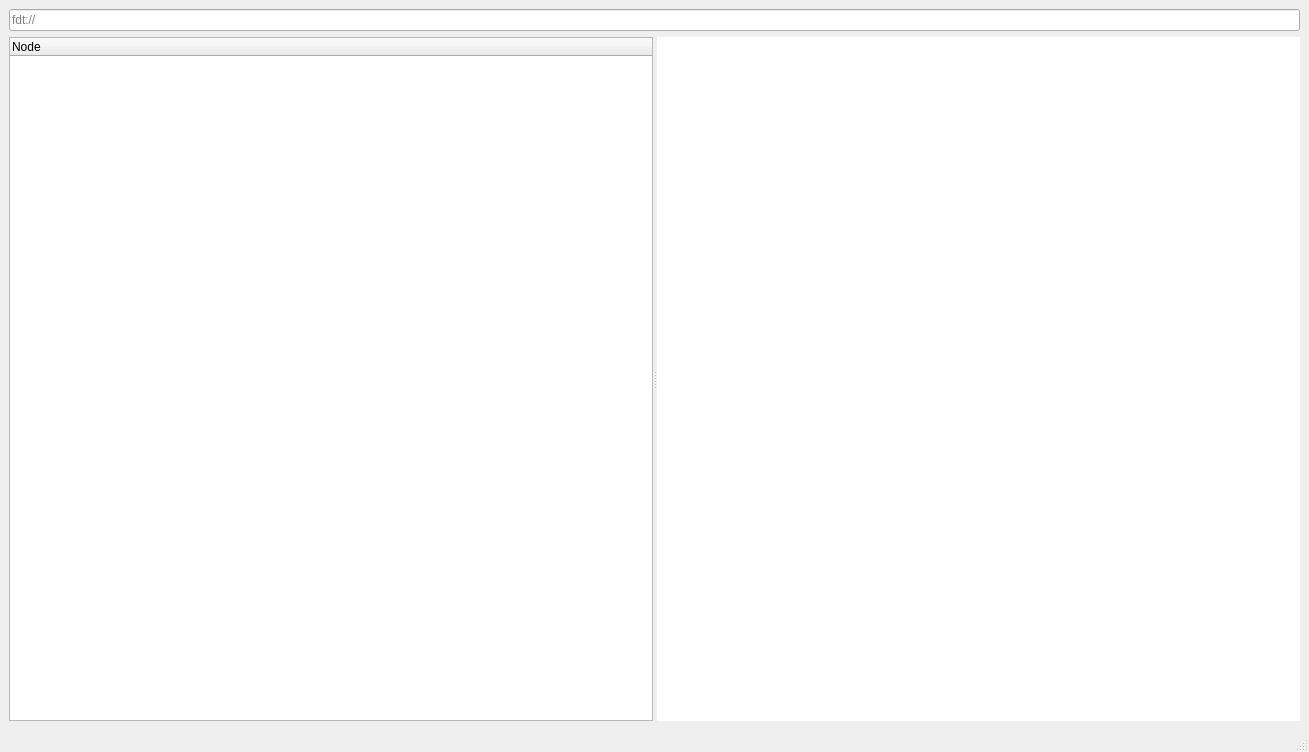
<?xml version="1.0" encoding="UTF-8"?>
<ui version="4.0">
 <class>Window::MainWindow</class>
 <widget class="QMainWindow" name="Window::MainWindow">
  <property name="geometry">
   <rect>
    <x>0</x>
    <y>0</y>
    <width>1309</width>
    <height>752</height>
   </rect>
  </property>
  <property name="windowTitle">
   <string/>
  </property>
  <widget class="QWidget" name="centralwidget">
   <layout class="QVBoxLayout" name="verticalLayout">
    <item>
     <widget class="QLineEdit" name="path">
      <property name="readOnly">
       <bool>true</bool>
      </property>
      <property name="placeholderText">
       <string>fdt://</string>
      </property>
     </widget>
    </item>
    <item>
     <widget class="QSplitter" name="splitter">
      <property name="orientation">
       <enum>Qt::Horizontal</enum>
      </property>
      <widget class="QTreeWidget" name="treeWidget">
       <column>
        <property name="text">
         <string>Node</string>
        </property>
       </column>
      </widget>
      <widget class="QTextBrowser" name="textBrowser">
       <property name="frameShape">
        <enum>QFrame::NoFrame</enum>
       </property>
      </widget>
     </widget>
    </item>
   </layout>
  </widget>
  <widget class="QMenuBar" name="menubar">
   <property name="geometry">
    <rect>
     <x>0</x>
     <y>0</y>
     <width>1309</width>
     <height>24</height>
    </rect>
   </property>
  </widget>
  <widget class="QStatusBar" name="statusbar"/>
 </widget>
 <resources/>
 <connections/>
</ui>
